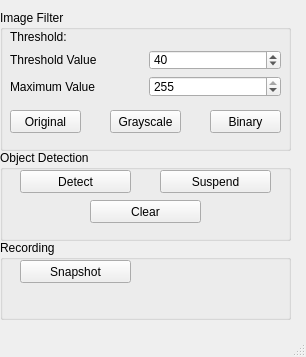
<?xml version="1.0" encoding="UTF-8"?>
<ui version="4.0">
 <class>MainWindow</class>
 <widget class="QMainWindow" name="MainWindow">
  <property name="geometry">
   <rect>
    <x>0</x>
    <y>0</y>
    <width>306</width>
    <height>357</height>
   </rect>
  </property>
  <property name="windowTitle">
   <string>Vision</string>
  </property>
  <widget class="QWidget" name="centralwidget">
   <widget class="QGroupBox" name="groupBox_7">
    <property name="geometry">
     <rect>
      <x>0</x>
      <y>10</y>
      <width>291</width>
      <height>141</height>
     </rect>
    </property>
    <property name="title">
     <string>Image Filter</string>
    </property>
    <widget class="QWidget" name="verticalLayoutWidget">
     <property name="geometry">
      <rect>
       <x>10</x>
       <y>20</y>
       <width>271</width>
       <height>67</height>
      </rect>
     </property>
     <layout class="QGridLayout" name="gridLayout_4" rowstretch="0,0,0">
      <item row="1" column="1">
       <widget class="QSpinBox" name="spb_threshval">
        <property name="maximum">
         <number>255</number>
        </property>
        <property name="value">
         <number>40</number>
        </property>
       </widget>
      </item>
      <item row="1" column="0">
       <widget class="QLabel" name="label_10">
        <property name="text">
         <string>Threshold Value</string>
        </property>
       </widget>
      </item>
      <item row="0" column="0">
       <widget class="QLabel" name="label_8">
        <property name="text">
         <string>Threshold:</string>
        </property>
       </widget>
      </item>
      <item row="2" column="0">
       <widget class="QLabel" name="label_11">
        <property name="text">
         <string>Maximum Value</string>
        </property>
       </widget>
      </item>
      <item row="2" column="1">
       <widget class="QSpinBox" name="spb_maxval">
        <property name="maximum">
         <number>255</number>
        </property>
        <property name="value">
         <number>255</number>
        </property>
       </widget>
      </item>
     </layout>
    </widget>
    <widget class="QPushButton" name="btn_binary">
     <property name="geometry">
      <rect>
       <x>210</x>
       <y>100</y>
       <width>71</width>
       <height>23</height>
      </rect>
     </property>
     <property name="text">
      <string>Binary</string>
     </property>
    </widget>
    <widget class="QPushButton" name="btn_original">
     <property name="geometry">
      <rect>
       <x>10</x>
       <y>100</y>
       <width>71</width>
       <height>23</height>
      </rect>
     </property>
     <property name="text">
      <string>Original</string>
     </property>
    </widget>
    <widget class="QPushButton" name="btn_grayscale">
     <property name="geometry">
      <rect>
       <x>110</x>
       <y>100</y>
       <width>71</width>
       <height>23</height>
      </rect>
     </property>
     <property name="text">
      <string>Grayscale</string>
     </property>
    </widget>
   </widget>
   <widget class="QGroupBox" name="groupBox">
    <property name="geometry">
     <rect>
      <x>0</x>
      <y>150</y>
      <width>291</width>
      <height>91</height>
     </rect>
    </property>
    <property name="title">
     <string>Object Detection</string>
    </property>
    <widget class="QPushButton" name="btn_detectContour">
     <property name="geometry">
      <rect>
       <x>20</x>
       <y>20</y>
       <width>111</width>
       <height>23</height>
      </rect>
     </property>
     <property name="text">
      <string>Detect</string>
     </property>
    </widget>
    <widget class="QPushButton" name="btn_susContour">
     <property name="geometry">
      <rect>
       <x>160</x>
       <y>20</y>
       <width>111</width>
       <height>23</height>
      </rect>
     </property>
     <property name="text">
      <string>Suspend</string>
     </property>
    </widget>
    <widget class="QPushButton" name="btn_clearContour">
     <property name="geometry">
      <rect>
       <x>90</x>
       <y>50</y>
       <width>111</width>
       <height>23</height>
      </rect>
     </property>
     <property name="text">
      <string>Clear</string>
     </property>
    </widget>
   </widget>
   <widget class="QGroupBox" name="groupBox_2">
    <property name="geometry">
     <rect>
      <x>0</x>
      <y>240</y>
      <width>291</width>
      <height>80</height>
     </rect>
    </property>
    <property name="title">
     <string>Recording</string>
    </property>
    <widget class="QPushButton" name="btn_snapshot">
     <property name="geometry">
      <rect>
       <x>20</x>
       <y>20</y>
       <width>111</width>
       <height>23</height>
      </rect>
     </property>
     <property name="text">
      <string>Snapshot</string>
     </property>
    </widget>
   </widget>
  </widget>
  <widget class="QMenuBar" name="menubar">
   <property name="geometry">
    <rect>
     <x>0</x>
     <y>0</y>
     <width>306</width>
     <height>21</height>
    </rect>
   </property>
  </widget>
  <widget class="QStatusBar" name="statusbar"/>
 </widget>
 <resources/>
 <connections/>
</ui>
